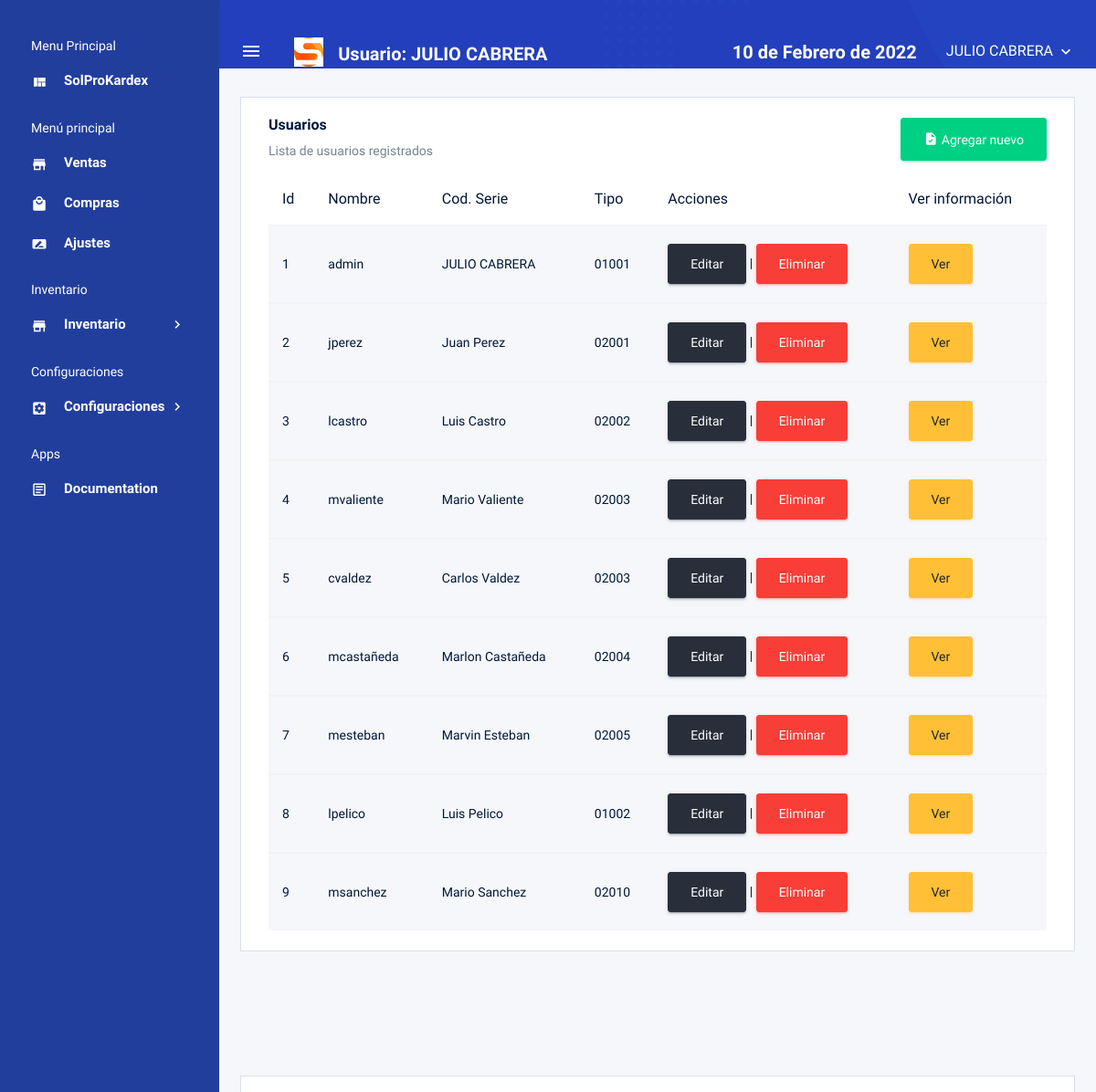
The page /sistema/ListaUsuarios.php (signed in) on the database its author committed.
### tables this page shows
CREATE TABLE `usuarios` (
  `id_user` int(11) NOT NULL,
  `usuario` varchar(50) NOT NULL,
  `clave` varchar(50) NOT NULL,
  `nombre` varchar(50) NOT NULL,
  `codserie` varchar(5) NOT NULL,
  `accesoempresa` varchar(50) NOT NULL,
  `id_rol` int(11) NOT NULL,
  `estatus` int(11) NOT NULL
);

### sistema/ListaUsuarios.php (the view, shortened to what this page needs)
<?php
    include "../conexionBD.php";
?>
<!DOCTYPE html>
<html lang="en">
<head>
<?php include "../includes/includes.php"; ?>
</head>
<body>
<div class="container-scroller d-flex">
    <?php include "../includes/sideBar.php";?>
    <div class="container-fluid page-body-wrapper">
    <?php include "../includes/navBar.php";?>
    <div class="main-panel">
        <div class="content-wrapper">
        <div class="row">
        <div class="col-lg-12 grid-margin stretch-card">
            <div class="card">
                <div class="card-body">
                <a href="registrarUsuario.php">
                    <h4 class="card-title">Usuarios
                        <span class="float-right">
                            <button type="button" class="btn btn-success btn-fw" >
                                <i class="mdi mdi-file-check btn-icon-prepend"></i>  Agregar nuevo
                            </button>
                        </span>
                    </h4>
                </a>
                <p class="card-description">
                Lista de usuarios registrados
                </p>
                <div class="table-responsive">
                <table class="table table-striped">
                    <thead>
                        <tr>
                        <th>
                            Id
                        </th>
                        <th>
                            Nombre
                        </th>
                        <th>
                            Cod. Serie
                        </th>
                        <th>
                            Tipo
                        </th>
                        <th>
                            Acciones
                        </th>
                        <th>
                            Ver información
                        </th>
                        </tr>
                    </thead>
                    <?php
                        $consulta = mysqli_query($conection, "SELECT * FROM `usuarios`");
                        $resultado = mysqli_num_rows($consulta);
                        if ($resultado > 0){
                            while ($datos = mysqli_fetch_array($consulta)){
                                ?>
                    <tbody>
                        <tr>
                        <td class="py-1">
                        <?php echo $datos['id_user']; ?>
                        </td>
                        <td>
                        <?php echo $datos['usuario']; ?>
                        </td>
                        <td>
                        <?php echo $datos['nombre']; ?>
                        </td>
                        <td>
                        <?php echo $datos['codserie'];?>
                        </td>
                        <td>
                        <a class="btn btn-dark sm" href="../sistema/actualizarUsuario.php?id=<?php echo $datos['id_user']?>">Editar</a>
                                |
                        <a class="btn btn-danger sm" href="eliminar_confirmar_usuario.php?id=<?php echo $datos['id_user']?>">Eliminar</a>
					    </td>
				        <td><a class="btn btn-warning sm" href="detalle_alumno.php?id=<?php echo $datos['id_user']?>">Ver</a></td>
                        </tr>
                    </tbody>
                    <?php
					}
				}
			?>
                    </table>
                </div>
                </div>
            </div>
            </div>
        </div>
        </div>
        <?php include "../includes/footer.php";?>
    </div>
    </div>
</div>
</body>
</html>

### rows shown on the page
usuarios: id_user "1", usuario "admin", nombre "JULIO CABRERA", codserie "01001"
usuarios: id_user "2", usuario "jperez", nombre "Juan Perez", codserie "02001"
usuarios: id_user "3", usuario "lcastro", nombre "Luis Castro", codserie "02002"
usuarios: id_user "4", usuario "mvaliente", nombre "Mario Valiente", codserie "02003"
usuarios: id_user "5", usuario "cvaldez", nombre "Carlos Valdez", codserie "02003"
usuarios: id_user "6", usuario "mcastañeda", nombre "Marlon Castañeda", codserie "02004"
usuarios: id_user "7", usuario "mesteban", nombre "Marvin Esteban", codserie "02005"
usuarios: id_user "8", usuario "lpelico", nombre "Luis Pelico", codserie "01002"
usuarios: id_user "9", usuario "msanchez", nombre "Mario Sanchez", codserie "02010"

### other values the page prints
$_SESSION['Nombre'] "JULIO CABRERA"
fechaC() "10 de Febrero de 2022"
